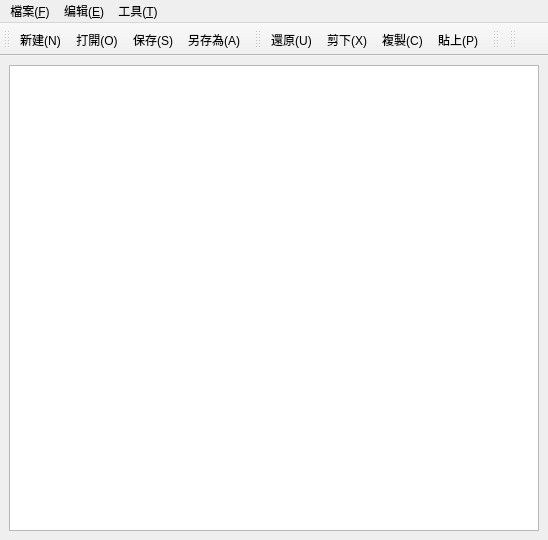
<?xml version="1.0" encoding="UTF-8"?>
<ui version="4.0">
 <class>MainWindow</class>
 <widget class="QMainWindow" name="MainWindow">
  <property name="geometry">
   <rect>
    <x>0</x>
    <y>0</y>
    <width>548</width>
    <height>540</height>
   </rect>
  </property>
  <property name="windowTitle">
   <string>MainWindow</string>
  </property>
  <property name="locale">
   <locale language="Chinese" country="Taiwan"/>
  </property>
  <widget class="QWidget" name="centralwidget">
   <layout class="QVBoxLayout">
    <item>
     <widget class="QTextEdit" name="textEdit"/>
    </item>
   </layout>
  </widget>
  <widget class="QMenuBar" name="menubar">
   <property name="geometry">
    <rect>
     <x>0</x>
     <y>0</y>
     <width>548</width>
     <height>22</height>
    </rect>
   </property>
   <widget class="QMenu" name="menu_F">
    <property name="title">
     <string>檔案(&amp;F)</string>
    </property>
    <addaction name="actNew"/>
    <addaction name="actOpen"/>
    <addaction name="actClose"/>
    <addaction name="separator"/>
    <addaction name="actSave"/>
    <addaction name="actASave"/>
    <addaction name="separator"/>
    <addaction name="actQuit"/>
   </widget>
   <widget class="QMenu" name="menu_E">
    <property name="title">
     <string>编辑(&amp;E)</string>
    </property>
    <addaction name="actUndo"/>
    <addaction name="separator"/>
    <addaction name="actAll"/>
    <addaction name="actCut"/>
    <addaction name="actCopy"/>
    <addaction name="actPaste"/>
    <addaction name="separator"/>
   </widget>
   <widget class="QMenu" name="menu_T">
    <property name="title">
     <string>工具(&amp;T)</string>
    </property>
    <addaction name="actFind"/>
   </widget>
   <addaction name="menu_F"/>
   <addaction name="menu_E"/>
   <addaction name="menu_T"/>
  </widget>
  <widget class="QToolBar" name="fileToolBar">
   <property name="windowTitle">
    <string>toolBar</string>
   </property>
   <attribute name="toolBarArea">
    <enum>TopToolBarArea</enum>
   </attribute>
   <attribute name="toolBarBreak">
    <bool>false</bool>
   </attribute>
   <addaction name="actNew"/>
   <addaction name="actOpen"/>
   <addaction name="actSave"/>
   <addaction name="actASave"/>
  </widget>
  <widget class="QToolBar" name="toolBar">
   <property name="windowTitle">
    <string>toolBar</string>
   </property>
   <attribute name="toolBarArea">
    <enum>TopToolBarArea</enum>
   </attribute>
   <attribute name="toolBarBreak">
    <bool>false</bool>
   </attribute>
   <addaction name="actUndo"/>
   <addaction name="actCut"/>
   <addaction name="actCopy"/>
   <addaction name="actPaste"/>
  </widget>
  <widget class="QToolBar" name="toolBar_2">
   <property name="windowTitle">
    <string>toolBar_2</string>
   </property>
   <attribute name="toolBarArea">
    <enum>TopToolBarArea</enum>
   </attribute>
   <attribute name="toolBarBreak">
    <bool>false</bool>
   </attribute>
  </widget>
  <widget class="QToolBar" name="toolBar_3">
   <property name="windowTitle">
    <string>toolBar_3</string>
   </property>
   <attribute name="toolBarArea">
    <enum>TopToolBarArea</enum>
   </attribute>
   <attribute name="toolBarBreak">
    <bool>false</bool>
   </attribute>
  </widget>
  <action name="actNew">
   <property name="icon">
    <iconset>
     <normaloff>:/new/prefix1/new.png</normaloff>:/new/prefix1/new.png</iconset>
   </property>
   <property name="text">
    <string>新建(&amp;N)</string>
   </property>
   <property name="shortcut">
    <string>Ctrl+N</string>
   </property>
  </action>
  <action name="actOpen">
   <property name="icon">
    <iconset>
     <normaloff>:/new/prefix1/open.png</normaloff>:/new/prefix1/open.png</iconset>
   </property>
   <property name="text">
    <string>打開(&amp;O)</string>
   </property>
   <property name="toolTip">
    <string>打開(O)</string>
   </property>
   <property name="shortcut">
    <string>Ctrl+O</string>
   </property>
  </action>
  <action name="actClose">
   <property name="text">
    <string>關閉(&amp;C)</string>
   </property>
   <property name="toolTip">
    <string>關閉(C)</string>
   </property>
  </action>
  <action name="actSave">
   <property name="icon">
    <iconset>
     <normaloff>:/new/prefix1/save.png</normaloff>:/new/prefix1/save.png</iconset>
   </property>
   <property name="text">
    <string>保存(&amp;S)...</string>
   </property>
   <property name="shortcut">
    <string>Ctrl+S</string>
   </property>
  </action>
  <action name="actASave">
   <property name="icon">
    <iconset>
     <normaloff>:/new/prefix1/asave.png</normaloff>:/new/prefix1/asave.png</iconset>
   </property>
   <property name="text">
    <string>另存為(&amp;A)...</string>
   </property>
  </action>
  <action name="actQuit">
   <property name="text">
    <string>退出(&amp;X)</string>
   </property>
  </action>
  <action name="actUndo">
   <property name="icon">
    <iconset>
     <normaloff>:/new/prefix1/undo.png</normaloff>:/new/prefix1/undo.png</iconset>
   </property>
   <property name="text">
    <string>還原(&amp;U)</string>
   </property>
   <property name="toolTip">
    <string>還原(U)</string>
   </property>
   <property name="shortcut">
    <string>Ctrl+Z</string>
   </property>
  </action>
  <action name="actCut">
   <property name="icon">
    <iconset>
     <normaloff>:/new/prefix1/cut.png</normaloff>:/new/prefix1/cut.png</iconset>
   </property>
   <property name="text">
    <string>剪下(&amp;X)</string>
   </property>
   <property name="toolTip">
    <string>剪下(X)</string>
   </property>
   <property name="shortcut">
    <string>Ctrl+X</string>
   </property>
  </action>
  <action name="actCopy">
   <property name="icon">
    <iconset>
     <normaloff>:/new/prefix1/copy.png</normaloff>:/new/prefix1/copy.png</iconset>
   </property>
   <property name="text">
    <string>複製(&amp;C)</string>
   </property>
   <property name="toolTip">
    <string>複製(C)</string>
   </property>
   <property name="shortcut">
    <string>Ctrl+C</string>
   </property>
  </action>
  <action name="actPaste">
   <property name="icon">
    <iconset>
     <normaloff>:/new/prefix1/paste.png</normaloff>:/new/prefix1/paste.png</iconset>
   </property>
   <property name="text">
    <string>貼上(&amp;P)</string>
   </property>
   <property name="toolTip">
    <string>貼上(P)</string>
   </property>
   <property name="shortcut">
    <string>Ctrl+V</string>
   </property>
  </action>
  <action name="actAll">
   <property name="text">
    <string>全選(&amp;A)</string>
   </property>
   <property name="toolTip">
    <string>全選(A)</string>
   </property>
   <property name="shortcut">
    <string>Ctrl+A</string>
   </property>
  </action>
  <action name="actFind">
   <property name="text">
    <string>尋找文件(&amp;F)</string>
   </property>
   <property name="toolTip">
    <string>尋找文件(F)</string>
   </property>
  </action>
 </widget>
 <resources/>
 <connections/>
</ui>
